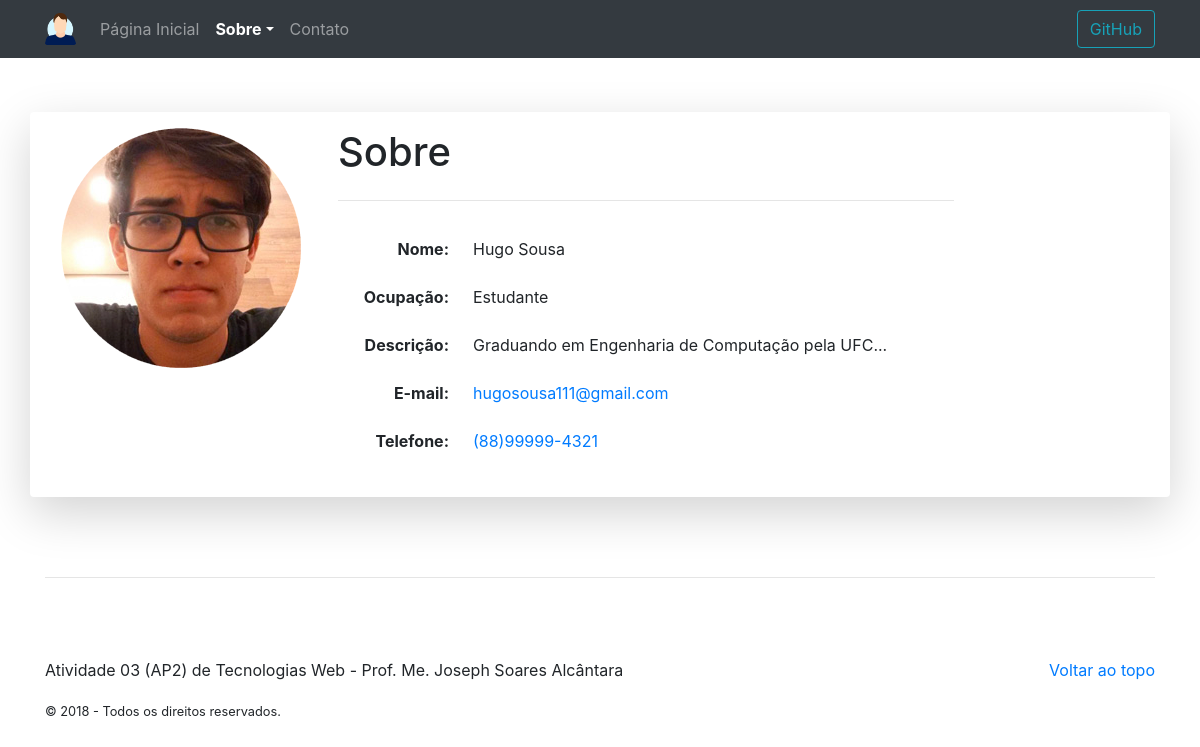
Before: /sobre/view/2 with the older database file.
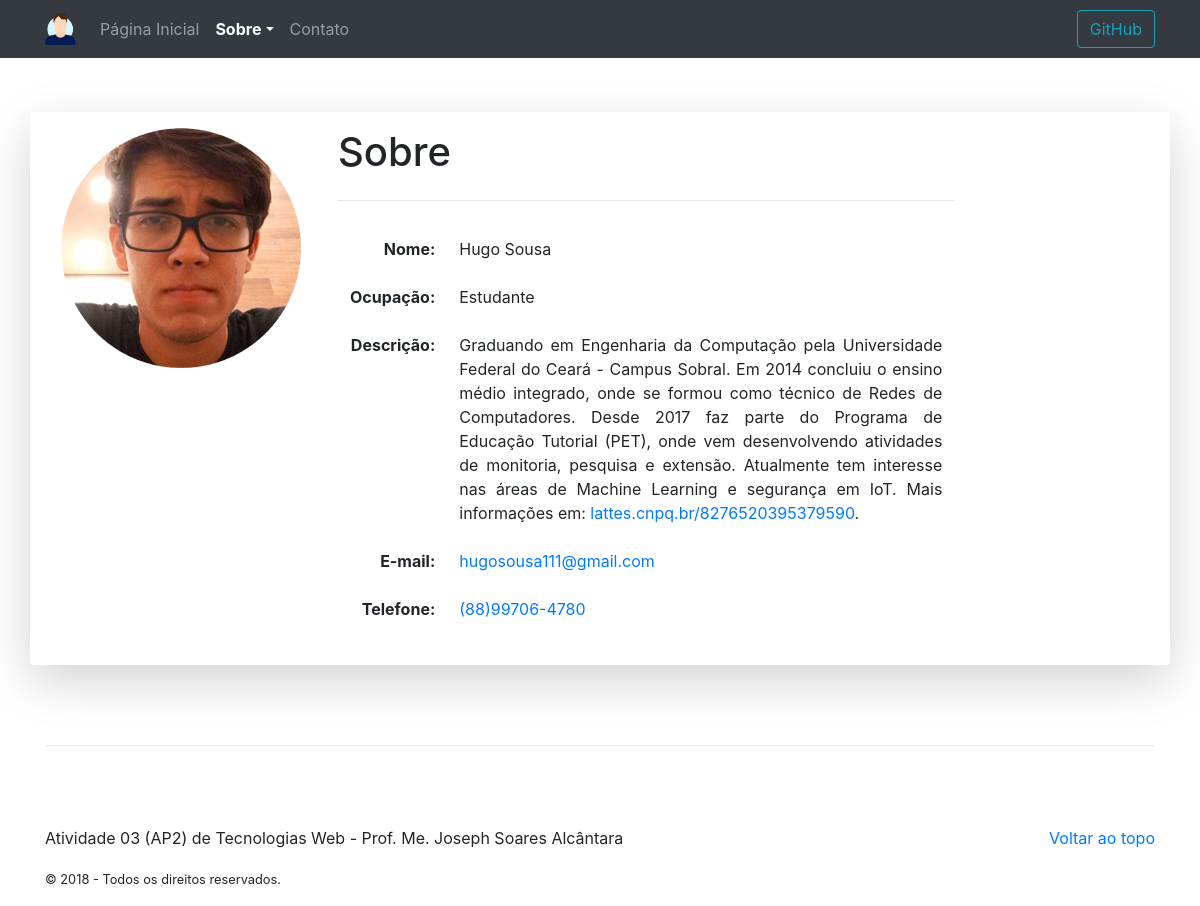
After: the same page with the newer database file.
### tables this page shows
CREATE TABLE membros (
  id INT NOT NULL AUTO_INCREMENT,
  nome VARCHAR(45) NOT NULL,
  ocupacao VARCHAR(45) NOT NULL,
  email VARCHAR(45) NOT NULL,
  telefone VARCHAR(16) NOT NULL,
  descricao TEXT(500) NOT NULL,
  PRIMARY KEY (id));

### application/controllers/Sobre.php (called while the page is built, shortened)
<?php
class Sobre extends CI_Controller {
  public function __construct() {
    $this->load->model('membros_model');
  }
  public function view($id = null) {
    if ($id === null) {
      show_404();
    } else {
      $data = array (
        'title' => 'Sobre',
        'membros' => $this->membros_model->get_membros(),
        'membro' => $this->membros_model->get_membros($id)
      );
      $this->load->view('templates/header', $data);
      $this->load->view('pages/sobre', $data);
      $this->load->view('templates/footer');
    }
  }
}

### index.php (called while the page is built, shortened)
<?php
require_once BASEPATH.'core/CodeIgniter.php';

### application/models/Membros_model.php (called while the page is built, shortened)
<?php
  class Membros_model extends CI_Model {
    public function get_membros($id = null) {
      if ($id === null) {
        $query = $this->db->get('membros');
        return $query->result_array();
      }
      $query = $this->db->get_where('membros', array('id' => $id));
      return $query->row_array();
    }
  }
?>

### application/views/pages/sobre.php (the view)
<main role="main" class="container">
  <div class="row mt-5 shadow-lg p-3 bg-white rounded">
    <div class="col-md-7 order-md-2">
      <h1 class="featurette-heading"><?=$title?></h1>
      <hr class="my-4">
      <table class="table table-borderless">
        <tbody>
          <tr>
            <th class="text-right" scope="row">Nome:</th>
            <td><?=$membro['nome']?></td>
          </tr>
          <tr>
            <th class="text-right" scope="row">Ocupação:</th>
            <td><?=$membro['ocupacao']?></td>
          </tr>
          <tr>
            <th class="text-right" scope="row">Descrição:</th>
            <td class="text-justify"><?=$membro['descricao']?></td>
          </tr>
          <tr>
            <th class="text-right" scope="row">E-mail:</th>
            <td><a href="mailto:<?=$membro['email']?>"><?=$membro['email']?></td>
          </tr>
          <tr>
            <th class="text-right" scope="row">Telefone:</th>
            <td><a href="tel:<?=$membro['telefone']?>"><?=$membro['telefone']?></td>
          </tr>
        </tbody>
      </table>
    </div>
    <div class="col-md-3 order-md-1">
      <img class="img-fluid" alt="<?=$membro['nome']?>" title="<?=$membro['nome']?>"
           src="<?=base_url('static/img/'. str_replace(" ","_",preg_replace("/&([a-z])[a-z]+;/i", "$1", htmlentities(trim(strtolower($membro['nome']))))) .'.png')?>">
    </div>
  </div>
</main>

### application/views/templates/header.php (shortened to what this page needs)
<!DOCTYPE html>
<html lang="pt-br">
  <head>
    <link rel="stylesheet" href="<?=base_url('static/css/bootstrap.min.css')?>">
    <link rel="stylesheet" href="<?=base_url('static/css/estilo.css')?>">
  </head>
	<body>
  	<header>
      <nav class="navbar navbar-expand-md fixed-top navbar-dark bg-dark">
        <div class="container">
          <a class="navbar-brand" href="<?=site_url('home')?>" title="ATV3-AP2">
            <img class="d-inline-block align-top" src="<?=base_url('static/img/profile.png')?>" height="32" alt="ATV3-AP2">
          </a>
          <div class="collapse navbar-collapse" id="navbar01">
            <ul class="navbar-nav mr-auto">
              <li class="nav-item">
                <a class="nav-link <?php if (!strcmp($title,'Página Inicial')) echo 'active font-weight-bold'; ?>" href="<?=site_url('inicial')?>">Página Inicial</a>
              </li>
              <li class="nav-item dropdown">
                <a class="nav-link dropdown-toggle <?php if (!strcmp($title,'Sobre')) echo 'active font-weight-bold'; ?>" href="#" id="dropdown01" data-toggle="dropdown" aria-haspopup="true" aria-expanded="false">Sobre</a>
              </li>
              <li class="nav-item">
                <a class="nav-link <?php if (!strcmp($title,'Contato')) echo 'active font-weight-bold'; ?>" href="<?=site_url('contato')?>">Contato</a>
              </li>
            </ul>
            <a class="btn btn-outline-info my-2 my-sm-0" href="https://github.com/lucas26xd/Projeto3-TecWeb" target="_blank" title="GitHub">GitHub</a>
          </div>
        </div>
      </nav>
    </header>

### application/views/templates/footer.php (shortened to what this page needs)
    <footer class="container">
      <hr class="footer-divider">
      <p class="float-right"><a href="#">Voltar ao topo</a></p>
      <p>Atividade 03 (AP2) de Tecnologias Web - Prof. Me. Joseph Soares Alcântara</p>
      <p>
        <small>&copy; <?=date('Y')?> - Todos os direitos reservados.</small>
      </p>
    </footer>
  </body>
</html>

### static/css/estilo.css (style rules this page uses)
body { padding-top: 4rem; }
.footer-divider { margin: 5rem 0; }

Changed rows visible on the page:
changed membros "Hugo Sousa": descricao "Graduando em Engenharia de Computação pela UFC..." → "Graduando em Engenharia da Computação pela Universidade Federal do Ceará - Campus Sobral. Em 2014 concluiu o ensino médio integrado, onde se formou como técnico de Redes de Computadores. Desde 2017 faz parte do Programa de Educação Tutorial (PET), onde vem desenvolvendo atividades de monitoria, pesquisa e extensão. Atualmente tem interesse nas áreas de Machine Learning e segurança em IoT. Mais informações em: lattes.cnpq.br/8276520395379590 ."; telefone "(88)99999-4321" → "(88)99706-4780"
